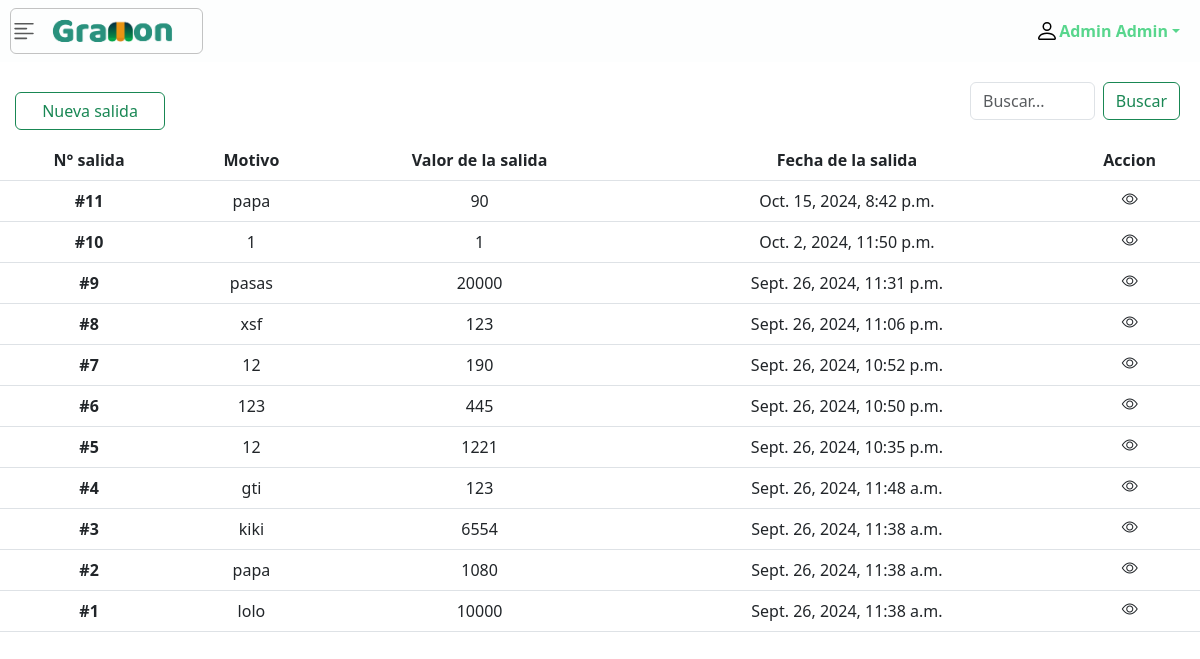
/list/departures (signed in), run on the app's committed database.
### apps/adminusers_app/models.py (models this page shows, shortened)
class User(AbstractUser):
    GENDER_CHOICES = (
        ('Masculino', 'Masculino'),
        ('Femenino', 'Femenino')
    )
    gender = models.CharField(max_length=10, blank=True, choices=GENDER_CHOICES)
    email = models.EmailField(("email address"), unique=True)
    REQUIRED_FIELDS = ['first_name', 'last_name', 'email','is_superuser']
    full_name = models.CharField(max_length=100, default="", editable=False)
    objects = USerManager()

### apps/Departures/models.py (models this page shows, shortened)
class Departures(models.Model):
    name = models.CharField(max_length=100)
    exit_price = models.DecimalField(max_digits=10, decimal_places=0)
    created_at = models.DateTimeField(auto_now_add=True)
    user = models.ForeignKey(User, on_delete=models.CASCADE)

### apps/Departures/views.py (the view)
# urls.py: path('list/departures',DeparturesListView.as_view() ,name='list_departures'),
class DeparturesListView(LoginRequiredMixin,ListView):
    model = Departures
    template_name = "departures/list_departures.html"
    context_object_name = 'history_departures'
    ordering = ['-id']
    paginate_by = 15
    login_url = reverse_lazy('user_app:login')

### templates/departures/list_departures.html (shortened to what this page needs)
{% extends 'base.html' %}
{% load static %}
{% block head %}
    <link rel="stylesheet" href="{% static 'css/departures_css/list_departures.css' %}">
{% endblock head %}
{% block content %}
    <div class="d-flex justify-content-between align-items-center" style="width: 100%;">
        <a style="width: 150px; text-align: center; margin-top: 20px; margin-left: 15px;" class="btn btn-outline-success" role="button" id="modal_add_departure">
            Nueva salida
        </a>
        <div class="d-flex" style="padding: 20px 20px; width: 250px;">
            <input class="form-control me-2" type="search" placeholder="Buscar..." aria-label="Search" name="search_departure" id="search_departure">
            <button class="btn btn-outline-success" id="botom_search_departure">Buscar</button>
        </div>
    </div>
    <div class="table-responsive">
        <table class="table table-hover" style="text-align: center;">
            <thead>
                <tr>
                    <th scope="col">N° salida</th>
                    <th scope="col">Motivo</th>
                    <th scope="col">Valor de la salida</th>
                    <th scope="col">Fecha de la salida</th>
                    <th scope="colgroup">Accion</th>
                </tr>
            </thead>
            <tbody class="showResults">
                {% for departure in history_departures%}
                <tr>
                    <th scope="row">#{{departure.id}}</th>
                    <td>{{departure.name}}</td>
                    <td>{{departure.exit_price}}</td>
                    <td>{{departure.created_at}}</td>
                    <td style="text-align: center;">
                        <i class="bi bi-eye visualizer" data-id="{{departure.id}}"></i>
                    </td>
                </tr>
                {% endfor %}
            </tbody>
        </table>
    </div>
{% endblock content %}

### templates/includes/nav.html (shortened to what this page needs)
{% load static %}
<nav class="navbar sticky-top container-fluid" id="nav_principal">
    <button class="navbar-toggler icon_principal" data-bs-toggle="offcanvas" data-bs-target="#dropdown_menu" aria-controls="dropdown_menu">
        <img src="{% static 'img/icon-gramon.png' %}" alt="GraMon" id="icon-gramon">
    </button>
    <div class="dropdown" id="icon-user">
        <a href="#" class="d-flex align-items-center text-decoration-none dropdown-toggle title_name"
            data-bs-toggle="dropdown" aria-expanded="false">
            <img src="{% static 'img/icons/person.svg' %}" alt="User" width="24" height="24">
            <strong>{{ request.user.first_name }} {{ request.user.last_name }}</strong>
        </a>
    </div>
</nav>

### static/css/includes/nav_style.css (style rules this page uses)
#nav_principal { background-color:#FDFEFE; }
.navbar-toggler.icon_principal { background-color: transparent; padding: 0; outline: none; }
#icon-gramon { width: 180px; margin-left: -20px; }
#icon-user { margin-right: 20px; }
.title_name { color: #58D68D; }
.navbar-toggler { border: none; padding: 0; background: none; }
.icon_principal { border: 1px solid rgba(136, 136, 136, 0.5); padding-left: 5px; margin-left: 10px; }

### static/css/base.css (style rules this page uses)
html, body { margin: 0; padding: 0; height: 100%; }
.content { min-height: 100vh; display: flex; flex-direction: column; }

### static/css/departures_css/list_departures.css (style rules this page uses)
.visualizer { cursor: pointer; display: inline-flex; align-items: center; justify-content: center; padding: 0; border: none; background: none; color: inherit; transition: transform 0.2s; }

### data on the page
User: user.first_name "Admin", user.last_name "Admin"
Departures: id "11", name "papa", exit_price "90", created_at "Oct. 15, 2024, 8:42 p.m."
Departures: id "10", name "1", exit_price "1", created_at "Oct. 2, 2024, 11:50 p.m."
Departures: id "9", name "pasas", exit_price "20000", created_at "Sept. 26, 2024, 11:31 p.m."
Departures: id "8", name "xsf", exit_price "123", created_at "Sept. 26, 2024, 11:06 p.m."
Departures: id "7", name "12", exit_price "190", created_at "Sept. 26, 2024, 10:52 p.m."
Departures: id "6", name "123", exit_price "445", created_at "Sept. 26, 2024, 10:50 p.m."
Departures: id "5", name "12", exit_price "1221", created_at "Sept. 26, 2024, 10:35 p.m."
Departures: id "4", name "gti", exit_price "123", created_at "Sept. 26, 2024, 11:48 a.m."
Departures: id "3", name "kiki", exit_price "6554", created_at "Sept. 26, 2024, 11:38 a.m."
Departures: id "2", name "papa", exit_price "1080", created_at "Sept. 26, 2024, 11:38 a.m."
Departures: id "1", name "lolo", exit_price "10000", created_at "Sept. 26, 2024, 11:38 a.m."
